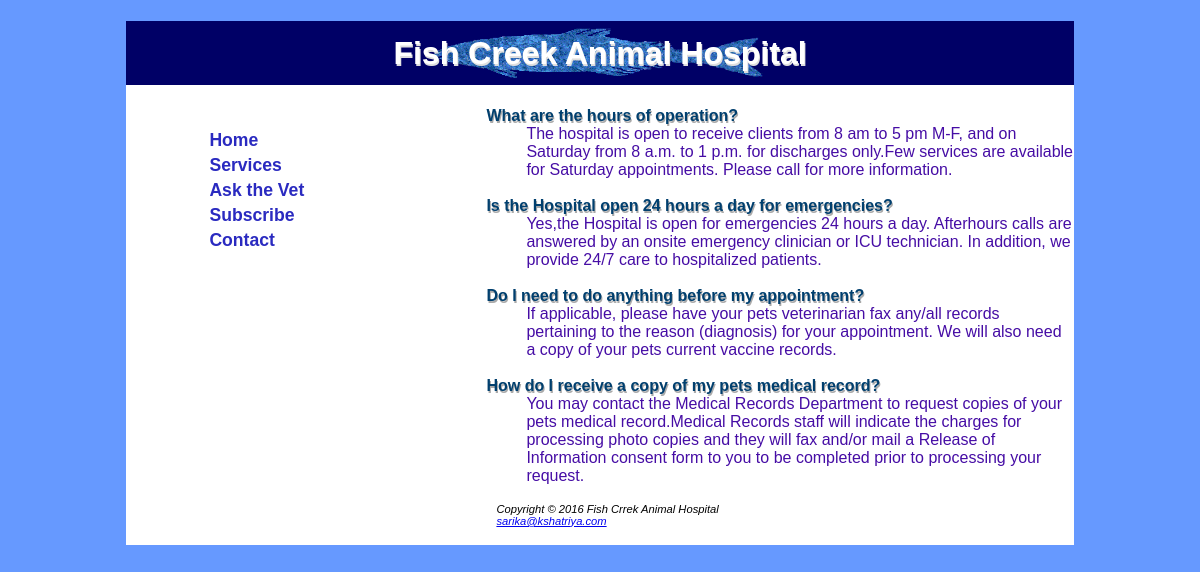
Page /Project4/Askvet.php on the committed database.
### tables this page shows
CREATE TABLE `question` (
  `questionid` int(10) NOT NULL,
  `question` varchar(100) NOT NULL,
  `answer` varchar(500) NOT NULL
);

### Project4/Askvet.php (the view, shortened to what this page needs)
<!DOCTYPE html>
<html>
<head>
	<link rel="stylesheet" type="text/css" href="fishcreek.css">
</head>
<body>
<div id="wrapper">
<h1>Fish Creek Animal Hospital</h1>
<nav id="leftside">
<table>
	<tr><td><a href="index.php">Home</a></td></tr>
	<tr><td><a href="services.php">Services</a></td></tr>
	<tr><td><a href="Askvet.php">Ask the Vet</a></td></tr>
	<tr><td><a href="subscribe.php">Subscribe</a></td></tr>
	<tr><td><a href="contact.php">Contact</a></td></tr>
</table>
</nav>
<div id="rightside">
<?php
$servername = "localhost";
$username = "root";
$password = "";
try {
    $pdo = new PDO("mysql:host=$servername;dbname=vet.sql", $username, $password);
    $pdo->setAttribute(PDO::ATTR_ERRMODE, PDO::ERRMODE_EXCEPTION);
    $sql="select question,answer from question";
    $result=$pdo->query($sql);
    while($row=$result->fetch())
   	 {?>
   	<section>
    	<b id="heading2"><?php echo $row['question'];?> </b><br>
    	<article>
    		  <?php echo $row['answer']."<br/>"."<br/>";?>
    	</article>
  	</section>
   	 <?php }
   	}
catch(PDOException $e)
    {
    	die($e->getMessage());
    }
?>
<footer>
	Copyright © 2016 Fish Crrek Animal Hospital<br>
	<a href="mailto:sarika.kshatriya@mavs.uta.edu">sarika@kshatriya.com</a>
</footer>
<br>
</div>
</div>
</body>
</html>

### Project4/fishcreek.css (style rules this page uses)
h1 { line-height:200%; background-color: #000066; background-image:url("bigfish.gif"); background-origin: content-box; background-position:center; background-repeat:no-repeat; text-shadow: 1px 2px #dedede; color: #ffffff; background-size: 490px 50px; }
nav { font-weight:bold; font-size:1.1em; }
footer { font-size:0.7em; font-style:italic; text-align:left; padding-left:370px; }
section { text-align: left; padding-left:360px; }
article { padding-left:40px; text-align: left; color: #460da5; }
#wrapper { width:80%; text-align:center; margin:auto; background-color:white; text-color:#d5e3ff; font-family:Verdana,Arial,Sans-serif; }
table { width: 30em; float: left; padding: 20px; text-align: left; margin-left: 60px; }
#leftside { width: 200px; height: 400px; float: left; }
#leftside a:link { text-decoration: none; color: #2a2ac0; }
#heading,#heading2,#heading3 { text-shadow: 1px 2px #aaa; color: #003f6e; text-align:right; }

### rows in the picture
question: question "What are the hours of operation?", answer "The hospital is open to receive clients from 8 am to 5 pm M-F, and on Saturday from 8 a.m. to 1 p.m. for discharges only.Few services are available for Saturday appointments. Please call for more information."
question: question "Is the Hospital open 24 hours a day for emergencies?", answer "Yes,the Hospital is open for emergencies 24 hours a day. Afterhours calls are answered by an onsite emergency clinician or ICU technician. In addition, we provide 24/7 care to hospitalized patients."
question: question "Do I need to do anything before my appointment?", answer "If applicable, please have your pets veterinarian fax any/all records pertaining to the reason (diagnosis) for your appointment. We will also need a copy of your pets current vaccine records."
question: question "How do I receive a copy of my pets medical record?", answer "You may contact the Medical Records Department to request copies of your pets medical record.Medical Records staff will indicate the charges for processing photo copies and they will fax and/or mail a Release of Information consent form to you to be completed prior to processing your request."
